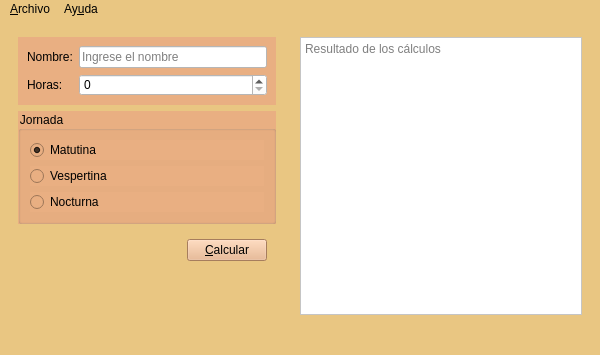
<?xml version="1.0" encoding="UTF-8"?>
<ui version="4.0">
 <class>Salarios</class>
 <widget class="QMainWindow" name="Salarios">
  <property name="geometry">
   <rect>
    <x>0</x>
    <y>0</y>
    <width>600</width>
    <height>355</height>
   </rect>
  </property>
  <property name="minimumSize">
   <size>
    <width>600</width>
    <height>0</height>
   </size>
  </property>
  <property name="windowTitle">
   <string>Salarios</string>
  </property>
  <property name="windowIcon">
   <iconset resource="recursos.qrc">
    <normaloff>:/Recursos/cheque-de-pago.png</normaloff>:/Recursos/cheque-de-pago.png</iconset>
  </property>
  <property name="styleSheet">
   <string notr="true">background-color: rgb(233, 198, 130);</string>
  </property>
  <widget class="QWidget" name="centralwidget">
   <layout class="QHBoxLayout" name="horizontalLayout_2">
    <item>
     <widget class="QWidget" name="widget" native="true">
      <property name="minimumSize">
       <size>
        <width>250</width>
        <height>0</height>
       </size>
      </property>
      <property name="maximumSize">
       <size>
        <width>300</width>
        <height>16777215</height>
       </size>
      </property>
      <layout class="QVBoxLayout" name="verticalLayout_2">
       <item>
        <widget class="QWidget" name="widget_3" native="true">
         <property name="styleSheet">
          <string notr="true">background-color: rgb(233, 175, 130);</string>
         </property>
         <layout class="QFormLayout" name="formLayout">
          <item row="0" column="0">
           <widget class="QLabel" name="label">
            <property name="text">
             <string>Nombre:</string>
            </property>
           </widget>
          </item>
          <item row="0" column="1">
           <widget class="QLineEdit" name="inNombre">
            <property name="styleSheet">
             <string notr="true">background-color: rgb(255, 255, 255);</string>
            </property>
            <property name="placeholderText">
             <string>Ingrese el nombre</string>
            </property>
           </widget>
          </item>
          <item row="1" column="0">
           <widget class="QLabel" name="label_2">
            <property name="text">
             <string>Horas:</string>
            </property>
           </widget>
          </item>
          <item row="1" column="1">
           <widget class="QSpinBox" name="inHoras">
            <property name="styleSheet">
             <string notr="true">background-color: rgb(255, 255, 255);</string>
            </property>
           </widget>
          </item>
         </layout>
        </widget>
       </item>
       <item>
        <widget class="QGroupBox" name="groupBox">
         <property name="styleSheet">
          <string notr="true">background-color: rgb(233, 175, 130);</string>
         </property>
         <property name="title">
          <string>Jornada</string>
         </property>
         <layout class="QVBoxLayout" name="verticalLayout">
          <item>
           <widget class="QRadioButton" name="inMatutina">
            <property name="text">
             <string>Matutina</string>
            </property>
            <property name="checked">
             <bool>true</bool>
            </property>
           </widget>
          </item>
          <item>
           <widget class="QRadioButton" name="inVespertina">
            <property name="text">
             <string>Vespertina</string>
            </property>
           </widget>
          </item>
          <item>
           <widget class="QRadioButton" name="inNocturna">
            <property name="text">
             <string>Nocturna</string>
            </property>
           </widget>
          </item>
         </layout>
        </widget>
       </item>
       <item>
        <widget class="QWidget" name="widget_4" native="true">
         <layout class="QHBoxLayout" name="horizontalLayout">
          <item>
           <spacer name="horizontalSpacer">
            <property name="orientation">
             <enum>Qt::Horizontal</enum>
            </property>
            <property name="sizeHint" stdset="0">
             <size>
              <width>151</width>
              <height>20</height>
             </size>
            </property>
           </spacer>
          </item>
          <item>
           <widget class="QPushButton" name="btnCalcular">
            <property name="styleSheet">
             <string notr="true">background-color: rgb(233, 175, 130);</string>
            </property>
            <property name="text">
             <string>&amp;Calcular</string>
            </property>
           </widget>
          </item>
         </layout>
        </widget>
       </item>
       <item>
        <spacer name="verticalSpacer">
         <property name="orientation">
          <enum>Qt::Vertical</enum>
         </property>
         <property name="sizeHint" stdset="0">
          <size>
           <width>20</width>
           <height>70</height>
          </size>
         </property>
        </spacer>
       </item>
      </layout>
     </widget>
    </item>
    <item>
     <widget class="QWidget" name="widget_2" native="true">
      <property name="minimumSize">
       <size>
        <width>300</width>
        <height>0</height>
       </size>
      </property>
      <layout class="QVBoxLayout" name="verticalLayout_3">
       <item>
        <widget class="QPlainTextEdit" name="outCalculos">
         <property name="styleSheet">
          <string notr="true">background-color: rgb(255, 255, 255);</string>
         </property>
         <property name="readOnly">
          <bool>true</bool>
         </property>
         <property name="placeholderText">
          <string>Resultado de los cálculos</string>
         </property>
        </widget>
       </item>
      </layout>
     </widget>
    </item>
   </layout>
  </widget>
  <widget class="QMenuBar" name="menubar">
   <property name="geometry">
    <rect>
     <x>0</x>
     <y>0</y>
     <width>600</width>
     <height>22</height>
    </rect>
   </property>
   <widget class="QMenu" name="menuArchivo">
    <property name="title">
     <string>&amp;Archivo</string>
    </property>
    <addaction name="actionNuevo"/>
    <addaction name="actionAbrir"/>
    <addaction name="actionGuardar"/>
    <addaction name="separator"/>
    <addaction name="actionCalcular"/>
    <addaction name="separator"/>
    <addaction name="actionSalir"/>
   </widget>
   <widget class="QMenu" name="menuAyuda">
    <property name="title">
     <string>Ay&amp;uda</string>
    </property>
    <addaction name="actionAcerca_de"/>
   </widget>
   <addaction name="menuArchivo"/>
   <addaction name="menuAyuda"/>
  </widget>
  <widget class="QStatusBar" name="statusbar"/>
  <action name="actionNuevo">
   <property name="icon">
    <iconset resource="recursos.qrc">
     <normaloff>:/Recursos/sitio-web.png</normaloff>:/Recursos/sitio-web.png</iconset>
   </property>
   <property name="text">
    <string>&amp;Nuevo</string>
   </property>
   <property name="shortcut">
    <string>Ctrl+N</string>
   </property>
  </action>
  <action name="actionAbrir">
   <property name="icon">
    <iconset resource="recursos.qrc">
     <normaloff>:/Recursos/abrir.png</normaloff>:/Recursos/abrir.png</iconset>
   </property>
   <property name="text">
    <string>&amp;Abrir</string>
   </property>
   <property name="shortcut">
    <string>Ctrl+A</string>
   </property>
  </action>
  <action name="actionGuardar">
   <property name="icon">
    <iconset resource="recursos.qrc">
     <normaloff>:/Recursos/salvar.png</normaloff>:/Recursos/salvar.png</iconset>
   </property>
   <property name="text">
    <string>&amp;Guardar</string>
   </property>
   <property name="shortcut">
    <string>Ctrl+S</string>
   </property>
  </action>
  <action name="actionCalcular">
   <property name="icon">
    <iconset resource="recursos.qrc">
     <normaloff>:/Recursos/calculadora.png</normaloff>:/Recursos/calculadora.png</iconset>
   </property>
   <property name="text">
    <string>&amp;Calcular</string>
   </property>
   <property name="shortcut">
    <string>F1</string>
   </property>
  </action>
  <action name="actionSalir">
   <property name="icon">
    <iconset resource="recursos.qrc">
     <normaloff>:/Recursos/salida.png</normaloff>:/Recursos/salida.png</iconset>
   </property>
   <property name="text">
    <string>&amp;Salir</string>
   </property>
   <property name="shortcut">
    <string>Ctrl+Q</string>
   </property>
  </action>
  <action name="actionAcerca_de">
   <property name="icon">
    <iconset resource="recursos.qrc">
     <normaloff>:/Recursos/ayuda.png</normaloff>:/Recursos/ayuda.png</iconset>
   </property>
   <property name="text">
    <string>Acerca de Salarios</string>
   </property>
  </action>
 </widget>
 <resources>
  <include location="recursos.qrc"/>
 </resources>
 <connections/>
</ui>
